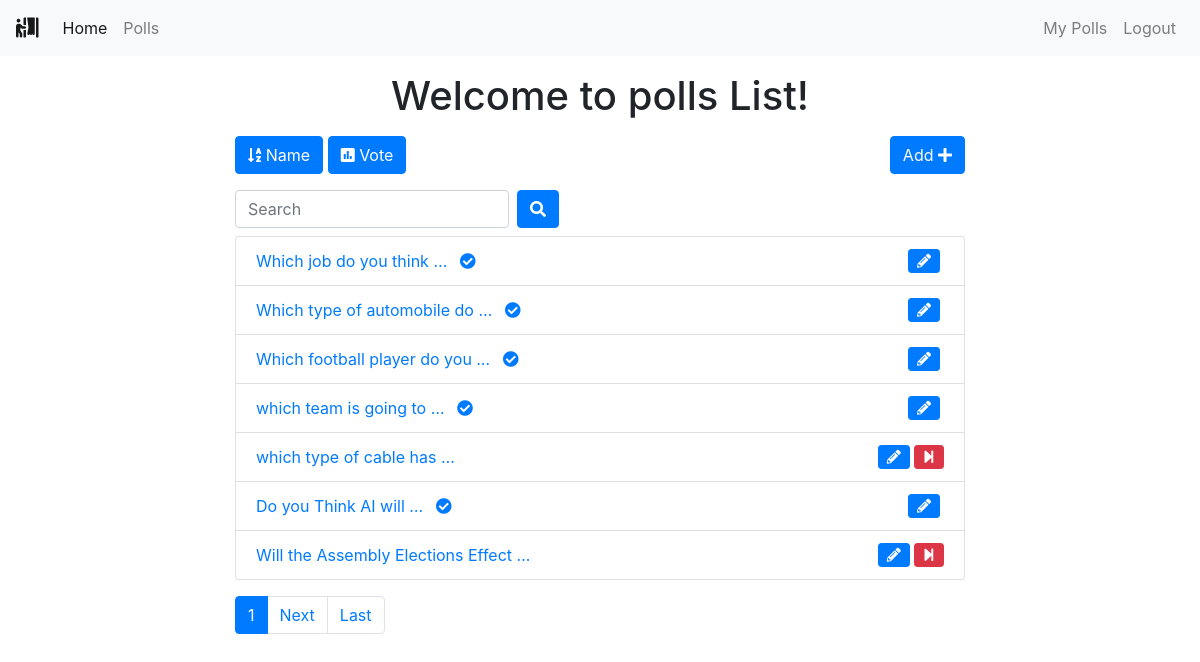
The page /polls/list/user/ (signed in) on the database its author committed.
### polls/models.py (models this page shows, shortened)
class Poll(models.Model):
    owner = models.ForeignKey(User, on_delete=models.CASCADE)
    text = models.TextField()
    pub_date = models.DateTimeField(default=timezone.now)
    active = models.BooleanField(default=True)

### polls/views.py (the view)
# urls.py: path('list/user/', views.list_by_user, name='list_by_user'),
@login_required()
def list_by_user(request):
    all_polls = Poll.objects.filter(owner=request.user)
    paginator = Paginator(all_polls, 7)  # Show 7 contacts per page
    page = request.GET.get('page')
    polls = paginator.get_page(page)
    context = {
        'polls': polls,
    }
    return render(request, 'polls/polls_list.html', context)

### polls/templates/polls/polls_list.html (shortened to what this page needs)
{% extends 'base.html' %}
{% block content %}
<div class="container">
    <div class="row">
        <div class="col-md-8 offset-sm-2">
            <h1 class="text-center mt-3 mb-3">Welcome to polls List!</h1>
            <a class="btn btn-{% if 'name' in request.GET %}warning{% else %}primary{% endif %} mb-3" href="?name=True"
                role="button"><i class="fas fa-sort-alpha-down"></i>
                Name</a>
            <a class="btn btn-{% if 'vote' in request.GET %}warning{% else %}primary{% endif %} mb-3" href="?vote=True"
                role="button"><i class="fas fa-poll"></i> Vote</a>
            <a class="btn btn-primary mb-3 float-right" href="{% url 'polls:add' %}" role="button">Add <i class="fas fa-plus"></i></a>
            <form class="form-inline">
                <div class="form-group mr-sm-2 mb-2">
                    <input type="search" class="form-control" name="search" placeholder="Search" value={{ search_term }}>
                </div>
                <button type="submit" class="btn btn-primary mb-2"><i class="fas fa-search"></i></button>
            </form>
            <ul class="list-group">
                {% for poll in polls %}
                <li class="list-group-item"><a href="{% url 'polls:detail' poll.id %}">{{ poll.text|truncatewords:5 }}
                        {% if not poll.active%}
                        <i class="fas fa-check-circle ml-2"></i>
                        {% endif %}
                    </a>
                    {% if request.user == poll.owner %}
                    {% if poll.active %}
                    <a href="{% url 'polls:end_poll' poll.id %}" data-toggle="tooltip" data-placement="top" title="End Poll"
                        onclick="return confirm('Are you sure ?')"><i class="fas fa-step-forward float-right btn btn-danger btn-sm"></i></a>
                    {% endif %}
                    <a href="{% url 'polls:edit' poll.id %}" class="mr-3" data-toggle="tooltip" data-placement="top"
                        title="Edit Poll"><i class="fas fa-pencil-alt float-right btn btn-primary btn-sm mr-1"></i></a>
                    {% endif %}
                </li>
                {% endfor %}
            </ul>
            <nav class="mt-3">
                <ul class="pagination">
                    <li class="page-item active"><a class="page-link" href="">{{ polls.number }}</a></li>
                    {% if polls.has_next %}
                    <li class="page-item"><a class="page-link" href="?page={{ polls.next_page_number }}&{{ params }}">Next</a></li>
                    <li class="page-item"><a class="page-link" href="?page={{ polls.paginator.num_pages }}&{{ params }}">Last</a></li>
                    {% endif %}
                </ul>
            </nav>
        </div>
    </div>
</div>
{% endblock content %}

### rows shown on the page
Poll: text "Which job do you think …", active False (drawn)
Poll: text "Which type of automobile do …", active False (drawn)
Poll: text "Which football player do you …", active False (drawn)
Poll: text "which team is going to …", active False (drawn)
Poll: text "which type of cable has …", active True (drawn)
Poll: text "Do you Think AI will …", active False (drawn)
Poll: text "Will the Assembly Elections Effect …", active True (drawn)

### other values the page prints
{{ polls.number }} "1"
